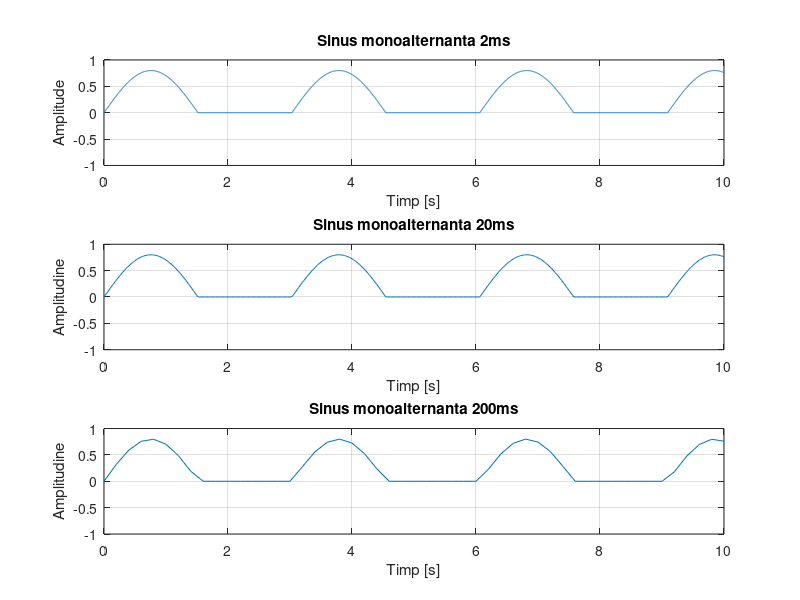

This figure's MATLAB source:
T=3;                                 % Perioada
t = 0:0.002:10;                      % Domeniul timp           
x=0.8*sin(2*pi*0.33*t);              % Generare semnal sin  
x(x<0) = 0;                          % Semnalul redresat
subplot(3,1,1)
plot(t,x);
axis([0 10 -1  1])
xlabel('Timp [s]')
ylabel('Amplitude')
title('Sinus monoalternanta 2ms')
grid

t = 0:0.02:10;                       % Domeniul timp           
x=0.8*sin(2*pi*0.33*t);              % Generare semnal sin  
x(x<0) = 0;                          % Semnalul redresat
subplot(3,1,2)
plot(t,x);
axis([0 10 -1  1])
xlabel('Timp [s]')
ylabel('Amplitudine')
title('Sinus monoalternanta 20ms')
grid

t = 0:0.2:10;                        % Domeniul timp           
x=0.8*sin(2*pi*0.33*t);              % Generare semnal sin  
x(x<0) = 0;                          % Semnalul redresat
subplot(3,1,3)
plot(t,x);
axis([0 10 -1  1])
xlabel('Timp [s]')
ylabel('Amplitudine')
title('Sinus monoalternanta 200ms')
grid